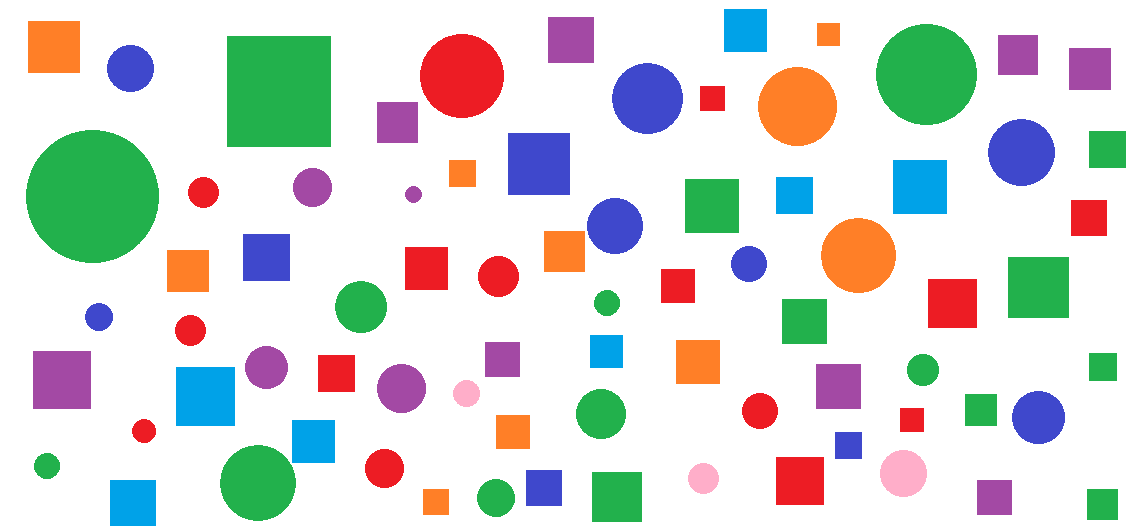
#> input picture count_objects/figures.png, 1146 x 529 px
$ python main.py
#> lines starting #> are read from the running program, lines starting #| are printed output that depends on the picture; after the words box and inside, x2 and y2 are one past the last pixel; in counts of white or black regions, pixels touching at a corner belong together
import cv2

def objects(img):
#> called with img = 'figures.png'
    image = cv2.imread(img)
#> image is the input picture: shape (529, 1146, 3); mean B, G, R 216, 218.8, 215.7
    gray = cv2.cvtColor(image, cv2.COLOR_BGR2GRAY)
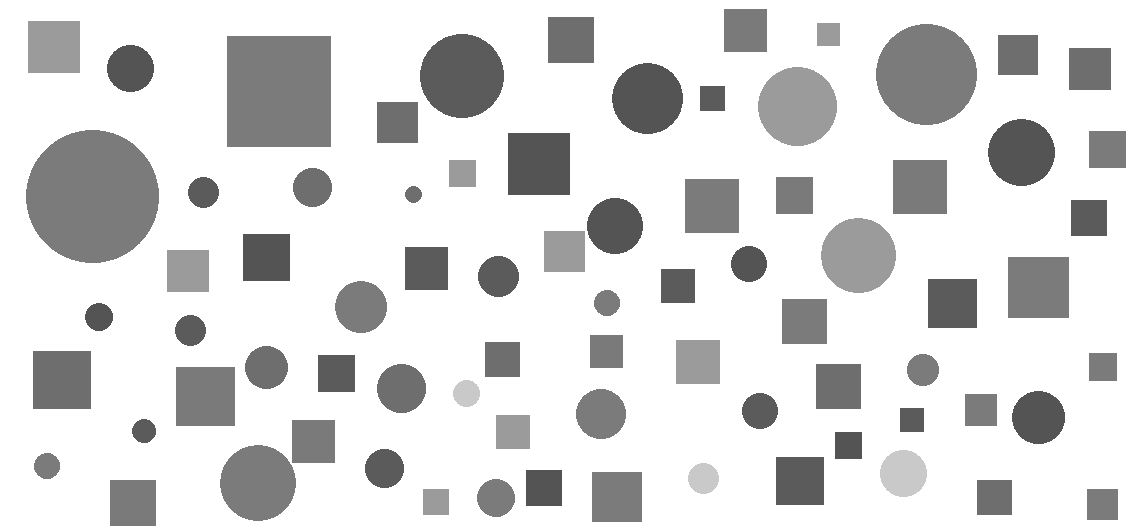
#> gray: shape (529, 1146); min 84, max 255, mean 217.5
    edge = cv2.Canny(cv2.GaussianBlur(gray, (5, 5), 0), 50, 150)
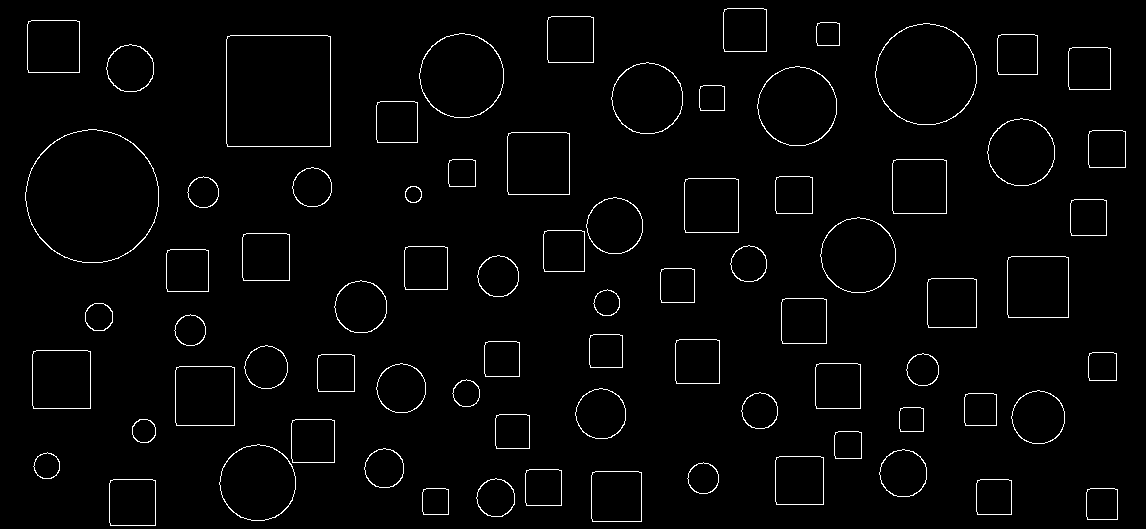
#> edge: shape (529, 1146); 2.1% white in thin lines or dots
    contur, _ = cv2.findContours(edge, cv2.RETR_EXTERNAL, cv2.CHAIN_APPROX_SIMPLE)
#> contur = 76 contours; largest, box (x1, y1, x2, y2) and area: (25, 129, 159, 263) 13893, (226, 35, 331, 147) 11533, (875, 23, 977, 125) 8010, (419, 33, 504, 118) 5539, (757, 66, 837, 146) 4892
    cir_cnt = 0
    squ_cnt = 0
    for contour in contur:
        if cv2.contourArea(contour) < 100:
            continue
        approx = cv2.approxPolyDP(contour, 0.02 * cv2.arcLength(contour, True), True)
        if len(approx) == 4:
            squ_cnt += 1
        elif len(approx) > 4:
            cir_cnt += 1
#> this loop made 76 passes
#> approx on passes 1, 2, 3, 4, 6, 7, 9, 14, 15, 17, 18, 19: [[1087, 489], [1087, 519], [1117, 519], [1117, 489]], [[423, 489], [423, 514], [448, 514], [448, 489]], [[977, 480], [977, 514], [1011, 514], [1011, 480]], [[110, 480], [110, 525], [155, 525], [155, 480]], [[592, 472], [592, 521], [641, 521], [641, 472]], [[526, 470], [526, 505], [561, 505], [561, 470]], [[776, 457], [776, 504], [823, 504], [823, 457]], [[835, 432], [835, 458], [861, 458], [861, 432]], [[292, 420], [292, 462], [334, 462], [334, 420]], [[496, 415], [496, 448], [529, 448], [529, 415]], [[900, 408], [900, 431], [923, 431], [923, 408]], [[965, 394], [965, 425], [996, 425], [996, 394]]
#> after the loop, cir_cnt = 32; squ_cnt = 44

    return cir_cnt, squ_cnt

img = "figures.png"
cir, squ = objects(img)
#> cir = 32; squ = 44
print(f"Кругов: {cir}, Квадратов: {squ}")
#| Кругов: 32, Квадратов: 44
print(f"Общее количество объектов: {cir + squ}")
#| Общее количество объектов: 76
